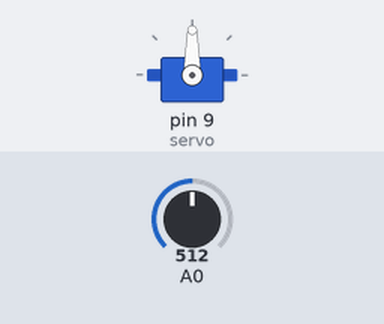
This sketch was run on a simulated Arduino Uno, built with avr-gcc and run on an emulated ATmega328P. Shown: servo. The inputs (shaded band) are chosen by the test bench; at power-on: A0 = 512.

Above: at 1.2 s.
1.3 s: A0 set to 716
At 1.9 s:
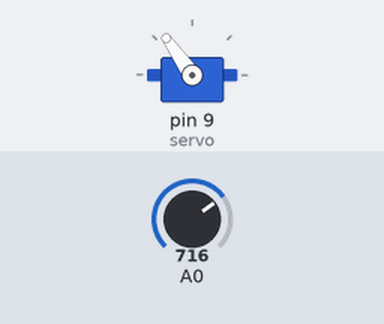
2.8 s: A0 set to 900
At 3.1 s:
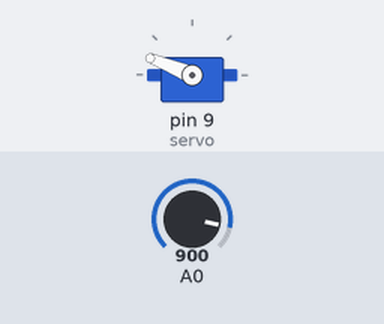
4.3 s: A0 set to 1023
At 5.5 s:
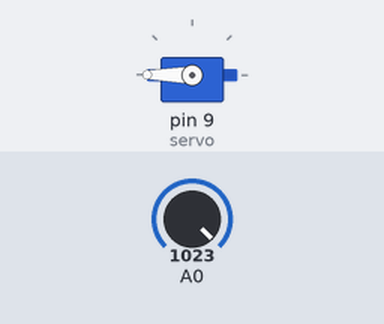
5.8 s: A0 set to 306
At 6.8 s:
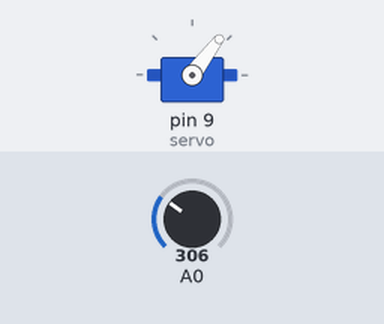
7.3 s: A0 set to 122
At 8.0 s:
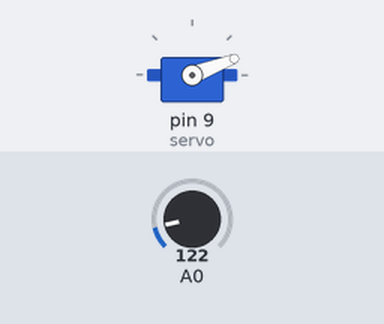
Timing chart, 0 to 9.8 s (numbered marks = the images above; inputs shaded):
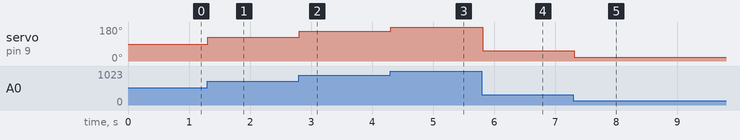

The sketch:

potenciometro_servo.ino
```cpp
#include <Servo.h>

Servo servo;
int potenciometro = -1;
double fx = double(180)/double(1023);

void setup() {
  Serial.begin(9600);
  servo.attach(9);
}

void loop() {
  potenciometro = analogRead(A0);
  int tmp = (int)(potenciometro * fx);
  mover(tmp);
}

void mover(int grados) {
  servo.write(grados);
  delay(100);
}
```

Measured:
- after the input at 1.3 s, servo on pin 9 (servo): 90° → 125° at once
- after the input at 2.8 s, servo on pin 9 (servo): 125° → 158° at once
- after the input at 4.3 s, servo on pin 9 (servo): 158° → 180° at once
- after the input at 5.8 s, servo on pin 9 (servo): 180° → 53° at once
- after the input at 7.3 s, servo on pin 9 (servo): 53° → 21° at once
